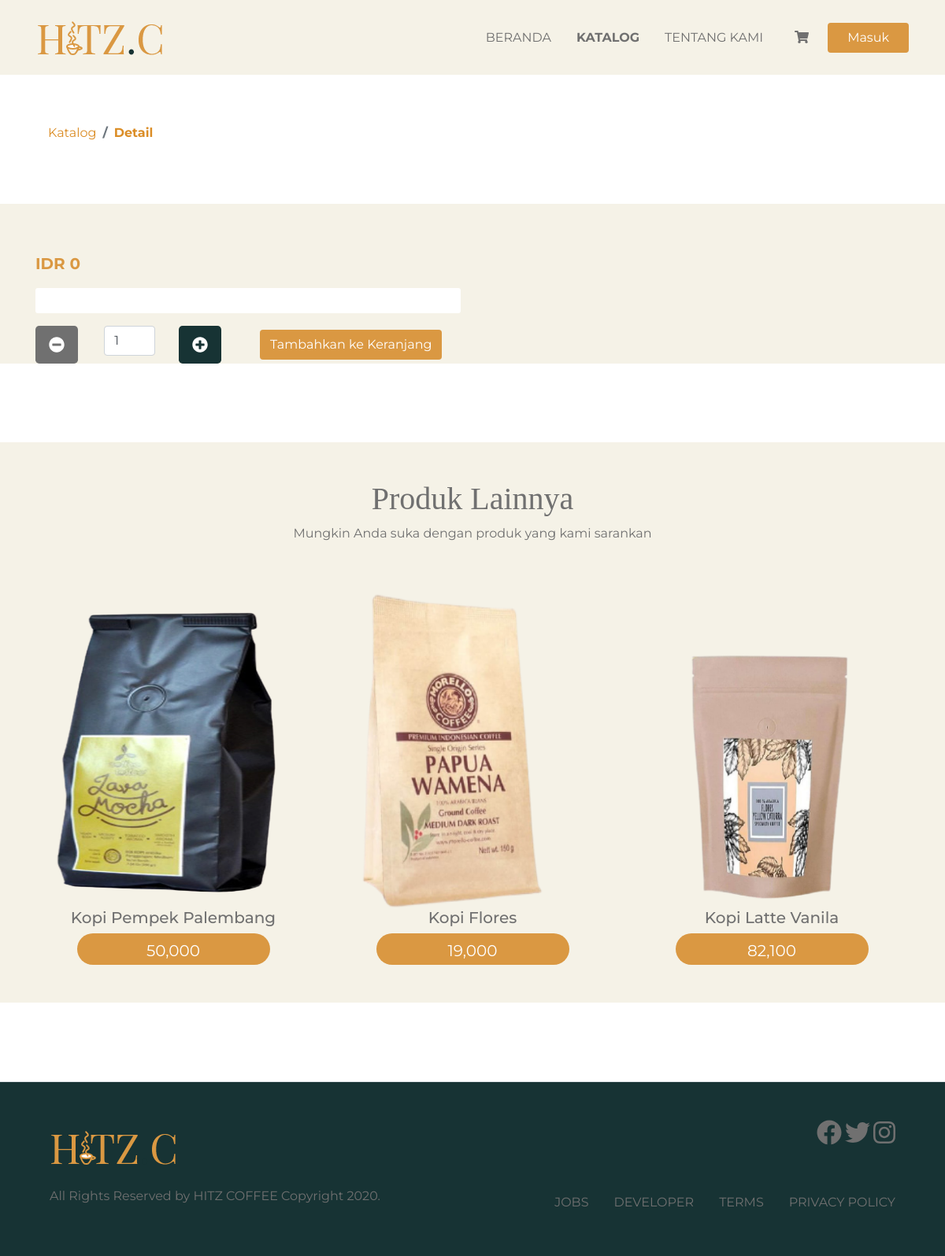
/details.php, run on the app's committed database.
### tables this page shows
CREATE TABLE `produk` (
  `id_produk` int(11) NOT NULL,
  `nama_produk` varchar(50) NOT NULL,
  `harga_produk` int(11) NOT NULL,
  `berat_produk` int(11) NOT NULL,
  `gambar_produk` varchar(255) NOT NULL,
  `deskripsi_produk` text NOT NULL
);

### details.php (the view, shortened to what this page needs)
<?php
$koneksi = mysqli_connect("localhost","root","","db_tubessi");
$id_produk = $_GET['id'];
$result = mysqli_query($koneksi,"SELECT * FROM produk WHERE id_produk='$id_produk' ");
$rows = mysqli_fetch_assoc($result);
$nama_pelanggan = $_SESSION['pelanggan']['nama_pelanggan'];
?>
<!DOCTYPE html>
<html lang="en">
<head>
   <link rel="stylesheet" href="https://maxcdn.bootstrapcdn.com/bootstrap/4.0.0/css/bootstrap.min.css">
   <link rel="stylesheet" href="style/font/all.css">
   <link rel="stylesheet" href="style/style.css">
</head>
<body>
<section class="section-jumbotron">
   <div class="container">
      <nav class="row navbar navbar-expand-lg navbar-light bg-transparent">
            <a href="index.php" class="navbar-brand">
               <img src="assets/Logo.png" alt="Logo Nomads">
            </a>
            <div class="collapse navbar-collapse" id="navSM">
               <ul class="navbar-nav ml-auto mr-3 text-uppercase">
                  <li class="nav-item mx-md-2"><a href="index.php" class="nav-link">Beranda</a></li>
                  <li class="nav-item mx-md-2"><a href="katalog.php" class="nav-link active">Katalog</a></li>
                  <li class="nav-item mx-md-2"><a href="aboutus.php" class="nav-link">Tentang Kami</a></li>
               </ul>
               <a href="keranjang.php">
                  <i class="fas fa-shopping-cart mx-md-2 mr-3 keranjang"></i>
               </a>
               <form class="ml-3 form-inline my-2 my-lg-0 d-none d-md-block">
               <?php if (isset($_SESSION['pelanggan'])) :?>
                  <p>Halo, <?= $nama_pelanggan ?></p>
               <?php else: ?>
                  <a href="login.php" class="btn btn-login btn-navbar-right my-2 my-sm-0 px-4">Masuk</a>
               <?php endif; ?>
               </form>
            </div>
         </nav>
   </div>
</section>
<section class="section-bred">
   <div class="container">
      <div class="row">
         <div class="col">
            <nav aria-label="breadcrumb" class="bg-transparent">
               <ol class="breadcrumb bg-transparent">
                  <li class="breadcrumb-item"><a href="katalog.php">Katalog</a></li>
                  <li class="breadcrumb-item active">Detail</li>
               </ol>
            </nav>
         </div>
      </div>
   </div>
</section>
<section class="section-details">
   <div class="container">
      <div class="row align-items-center">
         <div class="col-md-6">
         <form action="" method="POST">
            <h4 class="mt-5 title-produk"><?= $rows['nama_produk'] ?></h4>
            <p class="harga">IDR <?= number_format($rows['harga_produk']) ?></p>
            <p class="text-comment p-3">
            </p>
            <div class="row justify-content-center d-flex align-items-center">
               <div class="col-md-6">
                  <div class="row">
                     <div class="col-md-3 mr-3">
                        <button type="button" class="btn btn-lg btn-kurang" style="background-color:#707070;; color: white;"><i
                        class="fas fa-minus-circle"></i></button>
                     </div>
                     <div class="col-md-4">
                        <input type="number" min="1" class="inp form-control" value="1" width="100px" name="jumlah">
                     </div>
                     <div class="col-md-3">
                     <button type="button" class="btn btn-lg btn-tambah" style="color: white;left:-20px"><i
                     class="fas fa-plus-circle"></i></button>
                     </div>
                  </div>
               </div>
               <div class="col-md-6">
                     <button name="addCart" class="btn btn-beli">Tambahkan ke Keranjang</button>
               </div>
            </div>
         </form>
         </div>
         <div class="col-md-6 text-center" style="margin-top: 50px; margin-bottom: 50px;">
         </div>
      </div>
   </div>
</section>
<section class="section-produk">
   <div class="container">
      <div class="row">
         <div class="col mt-5 text-center">
            <h4>Produk Lainnya</h4>
            <p>Mungkin Anda suka dengan produk yang kami sarankan</p>
         </div>
      </div>
      <div class="row justify-content-center">
<?php
   $ambil = mysqli_query($koneksi,"SELECT * FROM produk ORDER BY id_produk DESC LIMIT 3");
   while($rows = mysqli_fetch_assoc($ambil)){
?>
         <div class="col-md-4 mb-5 mt-5">
            <div class="card-produk text-center d-flex flex-column">
               <img src="PEMWEB/photo/<?= $rows['gambar_produk'] ?>" width="auto" height="400px">
               <div class="title-produk">
                  <h5><?= $rows['nama_produk'] ?></h5>
               </div>
               <div class="button-beli mt-auto">
                  <a href="details.php?id=<?= $rows['id_produk']; ?>" class="btn btn-beli"><?= number_format($rows['harga_produk']) ?></a>
               </div>
            </div>
         </div>
<?php } ?>
      </div>
   </div>
</section>
<footer class="border-top p-5">
   <div class="container">
      <div class="row justify-content-between">
         <div class="col-1">
            <a href="">
            <img src="assets/Logo.png">
            </a>
         </div>
         <div class="col-4 text-right">
            <a href="">
               <i class="fab fa-facebook fa-2x"></i>
            </a>
            <a href="">
               <i class="fab fa-twitter fa-2x"></i>
            </a>
            <a href="">
               <i class="fab fa-instagram fa-2x"></i>
            </a>
         </div>
      </div>
      <div class="row mt-3 justify-content-between">
         <div class="col-5">
            <p>All Rights Reserved by HITZ COFFEE Copyright 2020.</p>
         </div>
         <div class="col-6">
            <nav class="nav justify-content-end text-uppercase">
            <a class="nav-link active" href="#">Jobs</a>
            <a class="nav-link" href="#">Developer</a>
            <a class="nav-link" href="#">Terms</a>
            <a class="nav-link pr-0" href="#">Privacy Policy</a>
            </nav>
         </div>
      </div>
   </div>
</footer>
</body>
</html>

### style/style.css (style rules this page uses)
body { font-family: 'Montserrat', Helvetica, sans-serif; font-weight: 400; color: #707070; }
.section-jumbotron { background-color: #F5F2E7; }
.section-jumbotron .navbar a { color: #707070; }
.section-jumbotron .navbar ul li a { color: #707070 !important; }
.section-jumbotron .navbar .active { font-weight: 700; }
.section-jumbotron .btn { background-color: #DA9842; color: white !important; }
.section-produk { background-color: #F5F2E7; margin-top: 100px; }
.section-produk h4 { font-size: 40px; font-family: 'Playfair Display'; }
.section-produk .btn-beli { background-color: #DA9842; color: white; height: 40px; width: 70%; border-radius: 50px; font-size: 20px; }
footer { margin-top: 100px; background-color: #173334; }
footer a { color: #707070 !important; text-decoration: none; list-style-type: none; }
.section-bred { margin-top: 50px; background-color: transparent !important; color: #db8d26; }
.section-bred a { color: #db8d26; }
.section-bred .active { font-weight: 700; color: #db8d26; }
.section-details { background-color: #F5F2E7; margin-top: 50px; }
.section-details .title-produk { font-family: 'Playfair Display'; font-size: 30px; padding-bottom: 5px; }
.section-details .harga { font-size: 20px; color: #DA9842; font-weight: 700; }
.section-details .text-comment { background-color: white; border-radius: 3px; }
.section-details .btn-beli { background-color: #DA9842; color: white; }
.section-details .btn-tambah { background-color: #173334; }

### data on the page
produk: gambar_produk (picture), nama_produk "Kopi Pempek Palembang", harga_produk "50,000"
produk: gambar_produk (picture), nama_produk "Kopi Flores", harga_produk "19,000"
produk: gambar_produk (picture), nama_produk "Kopi Latte Vanila", harga_produk "82,100"

### other printed values
$rows['harga_produk'] "0"
